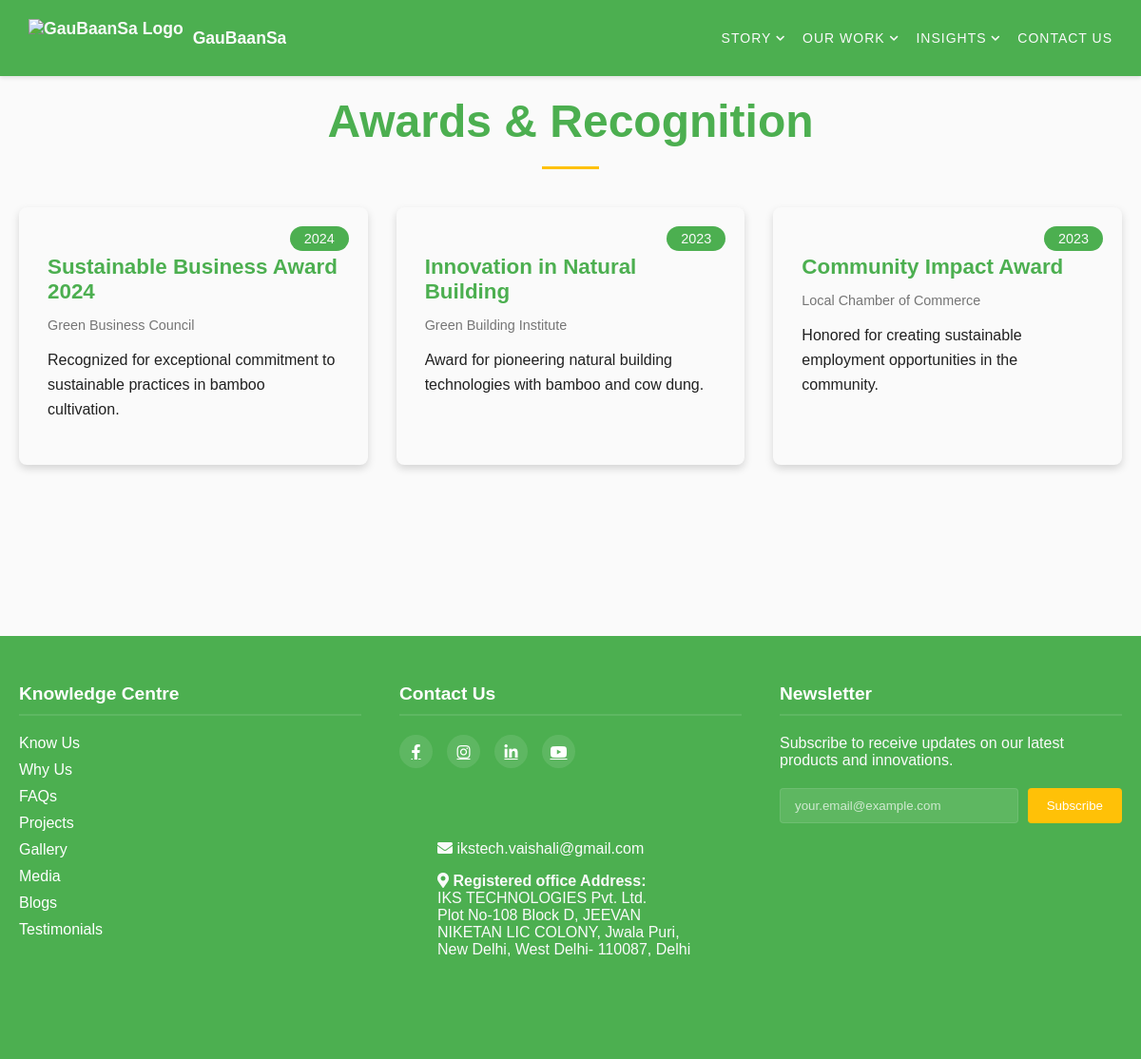
/awards, run on the app's committed database.
### app.py (models this page shows)
class Award(db.Model):
    id = db.Column(db.Integer, primary_key=True)
    title = db.Column(db.String(200), nullable=False)
    organization = db.Column(db.String(200), nullable=False)
    description = db.Column(db.Text, nullable=False)
    year = db.Column(db.String(4), nullable=False)

### app.py (the view)
@app.route("/awards")
def awards():
    all_awards = Award.query.order_by(Award.year.desc(), Award.id).all()
    title = "Awards & Recognition | GauBaanSa"
    description = "See the awards and recognition our team and technology have received for innovation in sustainable business and natural building."
    return render_template("awards.html", title=title, awards=all_awards, meta_description=description)

### app.py (called while the page is built)
@app.before_request
def handle_canonical_domain():
    if request.host == 'ikstech.co.in':
        new_url = request.url.replace('//ikstech.co.in', '//www.ikstech.co.in', 1)
        return redirect(new_url, code=301)

@app.context_processor
def inject_global_vars():
    return dict(
        cache_buster=int(time.time()),
        request=request,
        default_og_image=url_for('static', filename='images/logo.png', _external=True)
    )

### templates/awards.html
{% extends "base.html" %}
{% block extra_head %}
<link rel="stylesheet" href="{{ url_for('static', filename='css/components/awards.css') }}">
{% endblock %}
{% block content %}
<div class="awards-page">
    <h1>Awards & Recognition</h1>
    <div class="awards-container">
        {% for award in awards %}
        <div class="award-card">
            <div class="award-year">{{ award.year }}</div>
            <h3>{{ award.title }}</h3>
            <p class="award-org">{{ award.organization }}</p>
            <p class="award-desc">{{ award.description }}</p>
        </div>
        {% endfor %}
    </div>
</div>
{% endblock %}

### static/css/style.css (style rules this page uses)
html { box-sizing: border-box; }
*, *:before, *:after { box-sizing: inherit; }
html { scroll-behavior: smooth; }
body { font-family: 'Montserrat', Arial, sans-serif; margin: 0; padding: 0; background-color: var(--white); color: var(--text-dark); }
h1, h2, h3 { color: var(--primary); margin: 0 0 var(--spacing-md); transition: all 0.3s ease; }
h1 { font-size: 2.5em; font-weight: 300; text-align: center; position: relative; animation: fadeInUp 1s ease-out; }
h1:after { content: ''; display: block; width: 60px; height: 3px; background: var(--secondary); margin: var(--spacing-md) auto; animation: fadeIn 1.5s ease-out 0.5s both; }
h3 { transition: color 0.3s ease, transform 0.3s ease; }

### static/css/components/awards.css (style rules this page uses)
.awards-page { max-width: 1200px; margin: 0 auto; padding: 0 20px 80px; }
.awards-page h1 { color: var(--primary); font-size: 3em; margin-bottom: 20px; font-weight: 700; }
.awards-container { display: grid; grid-template-columns: repeat(auto-fit, minmax(300px, 1fr)); gap: 30px; margin-top: 40px; }
.award-card { background: var(--white); padding: 30px; border-radius: 8px; box-shadow: var(--shadow-md); transition: var(--transition); position: relative; overflow: hidden; }
.award-year { position: absolute; top: 20px; right: 20px; background: var(--primary); color: var(--white); padding: 5px 15px; border-radius: 20px; font-size: 0.9em; }
.award-card h3 { color: var(--primary); font-size: 1.4em; margin: 20px 0 10px; }
.award-org { color: var(--text-light); font-size: 0.9em; margin-bottom: 15px; }
.award-desc { color: var(--text-dark); line-height: 1.6; }

### static/css/components/_variables.css (style rules this page uses)
:root { --primary: #4CAF50; --secondary: #FFC107; --accent: #F1F8E9; --text-dark: #212121; --text-light: #757575; --white: #FAFAFA; --danger: #e74c3c; --spacing-sm: 10px; --spacing-md: 20px; --spacing-lg: 30px; --spacing-xl: 40px; --shadow-sm: 0 2px 4px rgba(0,0,0,0.1); --shadow-md: 0 4px 8px rgba(0,0,0,0.15); --shadow-lg: 0 8px 16px rgba(0,0,0,0.2); --transition: all 0.3s ease; }

### static/css/components/_base.css (style rules this page uses)
html { scroll-behavior: smooth; }
body { font-family: 'Montserrat', Arial, sans-serif; margin: 0; padding: 0; background-color: var(--white); color: var(--text-dark); }

### data on the page
Award: year "2024", title "Sustainable Business Award 2024", organization "Green Business Council", description "Recognized for exceptional commitment to sustainable practices in bamboo cultivation."
Award: year "2023", title "Innovation in Natural Building", organization "Green Building Institute", description "Award for pioneering natural building technologies with bamboo and cow dung."
Award: year "2023", title "Community Impact Award", organization "Local Chamber of Commerce", description "Honored for creating sustainable employment opportunities in the community."
